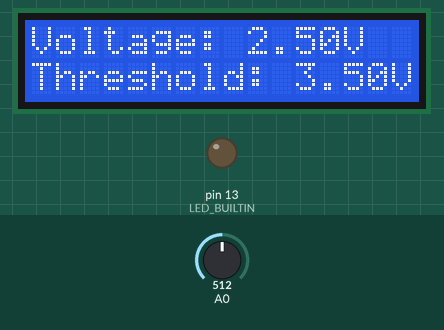
The sketch below on a simulated Arduino Uno, built with avr-gcc and run on an emulated ATmega328P. Parts: 16×2 character LCD, output pins drawn as LEDs (lit = HIGH). Inputs (shaded band) come from the test bench; at power-on: A0 = 512.

Above: at 1.2 s.
1.3 s: A0 set to 702
At 1.8 s:
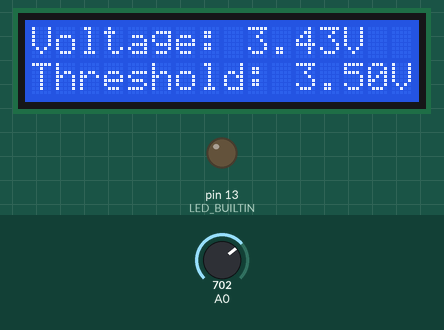
4.3 s: A0 set to 730
At 5.1 s:
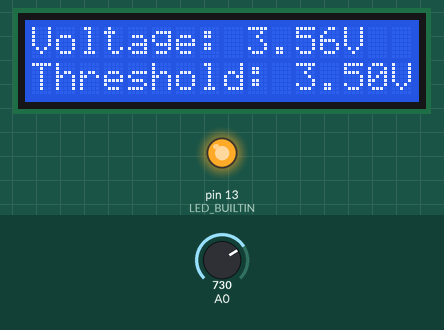
7.3 s: A0 set to 511
At 8.5 s:
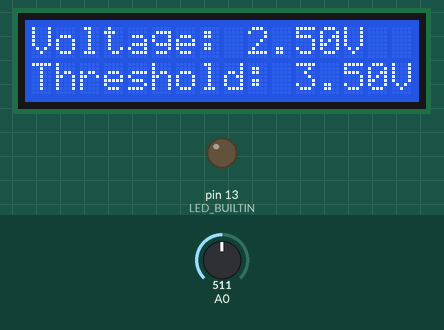
8.8 s: A0 set to 900
At 10.2 s:
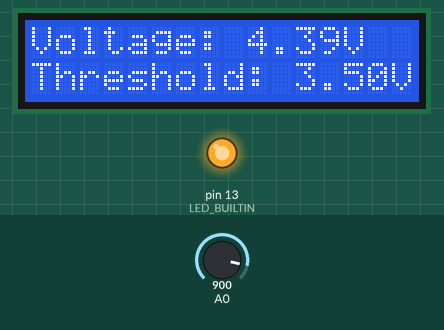
11.8 s: A0 set to 716
At 12.4 s:
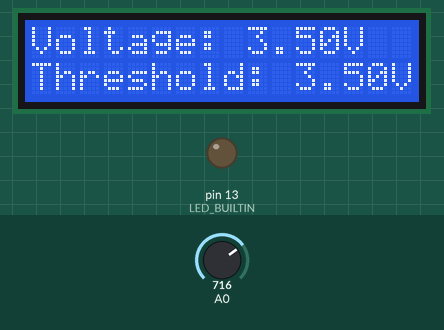
Timing chart, 0 to 14.8 s (numbered marks = the images above; inputs shaded):
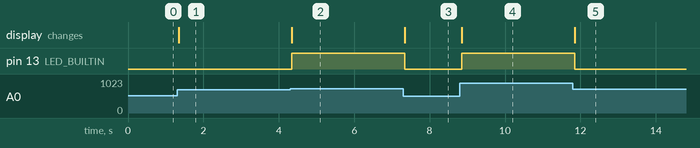

Measured:
- the behaviour switches between 716 and 717 on A0 (found by bisection; images 1 and 2)
- after the input at 1.3 s, the display: changes after 0.05 s (image 1)
- after the input at 4.3 s, pin 13 (LED_BUILTIN): LOW → HIGH at once; the display: changes at once (image 2)
- after the input at 7.3 s, pin 13 (LED_BUILTIN): HIGH → LOW at once; the display: changes at once (image 3)
- after the input at 8.8 s, pin 13 (LED_BUILTIN): LOW → HIGH after 0.06 s; the display: changes after 0.06 s (image 4)
- after the input at 11.8 s, pin 13 (LED_BUILTIN): HIGH → LOW after 0.05 s; the display: changes after 0.05 s (image 5)

The sketch:

Day7Exercise6.ino
```cpp
/*
* This requires the LiquidCrystal_I2C library.
* Install it using Arduino IDE Library Manager.
* Or from ardiuino-cli using:
* > arduino-cli lib install "LiquidCrystal_I2C"
*/
#include<Arduino.h>
#include<LiquidCrystal_I2C.h>

LiquidCrystal_I2C lcd(0x27, 16, 2);

/** Const **/
const unsigned int PROG_DELAY = 5;
const float THRESHOLD = 3.5;

/** Vars **/
int ADCVal = 0;
float Varef = 5;

void setup() {
    lcd.init();
    lcd.backlight();

    pinMode(A0, INPUT);
    pinMode(LED_BUILTIN, OUTPUT);
    digitalWrite(LED_BUILTIN, LOW);
}

void loop() {
    ADCVal = analogRead(A0);
    float sigVolt = (Varef/1024) * ADCVal;

    lcd.clear();
    lcd.setCursor(0,0);

    lcd.print("Voltage: ");
    lcd.print(sigVolt);
    lcd.print("V");

    lcd.setCursor(0,1);
    lcd.print("Threshold: ");
    lcd.print(THRESHOLD);
    lcd.print("V");

    if (sigVolt > THRESHOLD) {
        digitalWrite(LED_BUILTIN, HIGH);
    } else {
        digitalWrite(LED_BUILTIN, LOW);
    }

    delay(PROG_DELAY);
}
```
